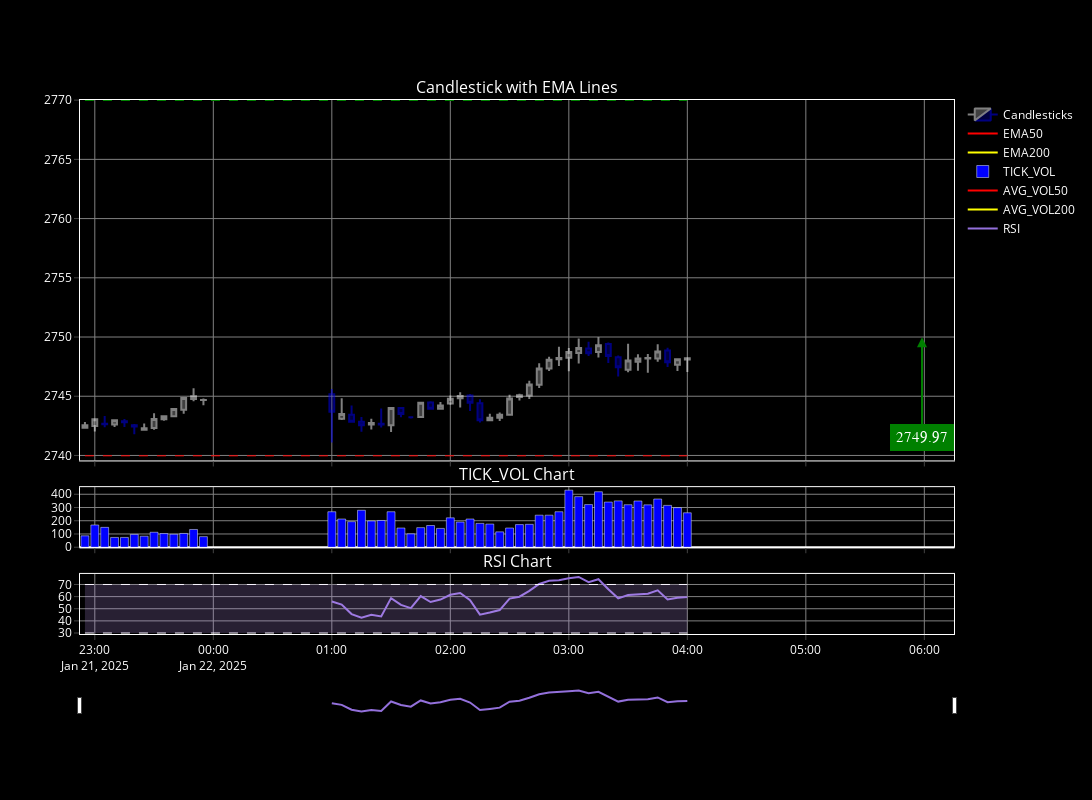

Notebook code for this chart:
### Code cell
for _ in range(10):
    clear_output()
    df_positions, trading_symbols = positions_rt(df_positions)
    display(df_positions)
    fig = plot_positions_rt(df_positions = df_positions, trading_symbols = trading_symbols)
    fig.show()

    time.sleep(10)
